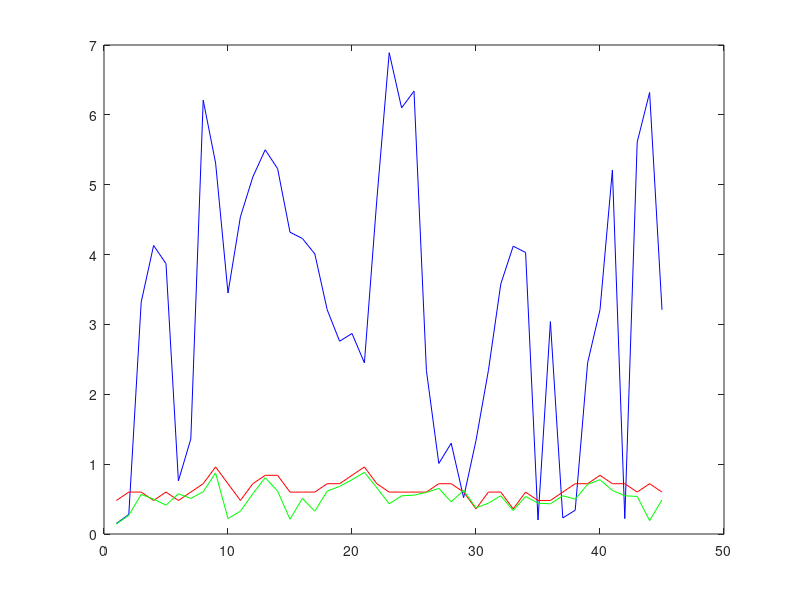

This figure's MATLAB source:
% The compared results in EB1100 room (45 minutes) 

 x = [1 2 3 4 5 6 7 8 9 10 11 12 13 14 15 16 17 18 19 20 21 22 23 24 25 26 27 28 29 30 31 32 33 34 35 36 37 38 39 40 41 42 43 44 45];
 
 % results computed by dead-reckon approach
 
 y1 = [0.15 0.28 3.32 4.13 3.87 0.76 1.36 6.21 5.31 3.45 4.54 5.11 5.5 5.23 4.32 4.23 4.01 3.21 2.76 2.87 2.45 4.78 6.89 6.1 6.34 2.34 1.01 1.3 0.52 1.34 2.34 3.58 4.12 4.03 0.2 3.04 0.23 0.34 2.45 3.21 5.21 0.22 5.61 6.32 3.21];
 
 % results computed by law of cosine and RSSI
 y2 = 1.2*[0.4 0.5 0.5 0.4 0.5 0.4 0.5 0.6 0.8 0.6 0.4 0.6 0.7 0.7 0.5 0.5 0.5 0.6 0.6 0.7 0.8 0.6 0.5 0.5 0.5 0.5 0.6 0.6 0.5 0.3 0.5 0.5 0.3 0.5 0.4 0.4 0.5 0.6 0.6 0.7 0.6 0.6 0.5 0.6 0.5];
 
 % results computed by the event combination 
 y3 = 0.96*[0.15 0.28 0.59 0.52 0.43 0.60 0.53 0.63 0.91 0.23 0.34 0.6 0.84 0.64 0.22 0.53 0.34 0.64 0.71 0.81 0.92 0.69 0.45 0.57 0.58 0.62 0.68 0.48 0.65 0.39 0.46 0.57 0.35 0.56 0.46 0.45 0.57 0.52 0.74 0.81 0.65 0.57 0.56 0.2 0.51];

 %er1 = rand(size(y1))*.5+.5;
 %e2 = [.25 .5];
 %er2=rand(size(y2))*.5+.5;
 %er3 =rand(size(y3))*.5+.5;

 plot(x,y1,'b');hold on;plot(x,y2,'r');hold on;plot(x,y3,'g');hold on;
 
 
 
 %ax(1) = subplot(2,2,1);
 %[l,p] = boundedline(x, y1, er1, '--b*', x, y2, er2, '--ro', x, y3, er3, '--g*');
 %outlinebounds(l,p);
 %title('Opaque bounds, with outline');
 
 %ax(2) = subplot(2,2,2);
 %boundedline(x, [y1;y2], rand(length(y1),2,2)*.5+.5, 'alpha');
 %title('Transparent bounds');
 
 %ax(3) = subplot(2,2,3);
 %boundedline([y1;y2], x, e1(1), 'orientation', 'horiz')
 %title('Horizontal bounds');
 
 %ax(4) = subplot(2,2,4);
 %boundedline(x, repmat(y1, 4,1), permute(0.5:-0.1:0.2, [3 1 2]), ...
 %            'cmap', cool(4), 'transparency', 0.5);
 %title('Multiple bounds using colormap');